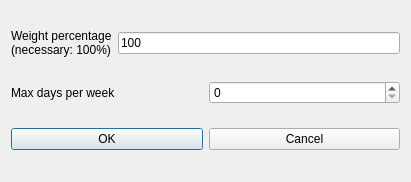
<?xml version="1.0" encoding="UTF-8"?>
<ui version="4.0">
 <class>ModifyConstraintTeachersMaxRealDaysPerWeekForm_template</class>
 <widget class="QDialog" name="ModifyConstraintTeachersMaxRealDaysPerWeekForm_template">
  <property name="geometry">
   <rect>
    <x>0</x>
    <y>0</y>
    <width>411</width>
    <height>182</height>
   </rect>
  </property>
  <property name="windowTitle">
   <string extracomment="This is the title of the dialog to modify a constraint of this type">Modify teachers max real days per week</string>
  </property>
  <layout class="QGridLayout" name="gridLayout">
   <item row="0" column="0">
    <layout class="QHBoxLayout" name="horizontalLayout">
     <item>
      <widget class="QLabel" name="weightTextLabel">
       <property name="frameShape">
        <enum>QFrame::NoFrame</enum>
       </property>
       <property name="frameShadow">
        <enum>QFrame::Plain</enum>
       </property>
       <property name="text">
        <string>Weight percentage
(necessary: 100%)</string>
       </property>
       <property name="wordWrap">
        <bool>false</bool>
       </property>
      </widget>
     </item>
     <item>
      <widget class="QLineEdit" name="weightLineEdit">
       <property name="text">
        <string notr="true">100</string>
       </property>
      </widget>
     </item>
    </layout>
   </item>
   <item row="1" column="0">
    <layout class="QHBoxLayout" name="horizontalLayout_2">
     <item>
      <widget class="QLabel" name="maxDaysTextLabel">
       <property name="frameShape">
        <enum>QFrame::NoFrame</enum>
       </property>
       <property name="frameShadow">
        <enum>QFrame::Plain</enum>
       </property>
       <property name="text">
        <string>Max days per week</string>
       </property>
       <property name="wordWrap">
        <bool>false</bool>
       </property>
      </widget>
     </item>
     <item>
      <widget class="QSpinBox" name="maxDaysSpinBox"/>
     </item>
    </layout>
   </item>
   <item row="2" column="0">
    <layout class="QHBoxLayout" name="horizontalLayout_3">
     <item>
      <widget class="QPushButton" name="okPushButton">
       <property name="text">
        <string>OK</string>
       </property>
      </widget>
     </item>
     <item>
      <widget class="QPushButton" name="cancelPushButton">
       <property name="text">
        <string>Cancel</string>
       </property>
      </widget>
     </item>
    </layout>
   </item>
  </layout>
 </widget>
 <layoutdefault spacing="6" margin="11"/>
 <resources/>
 <connections/>
</ui>
